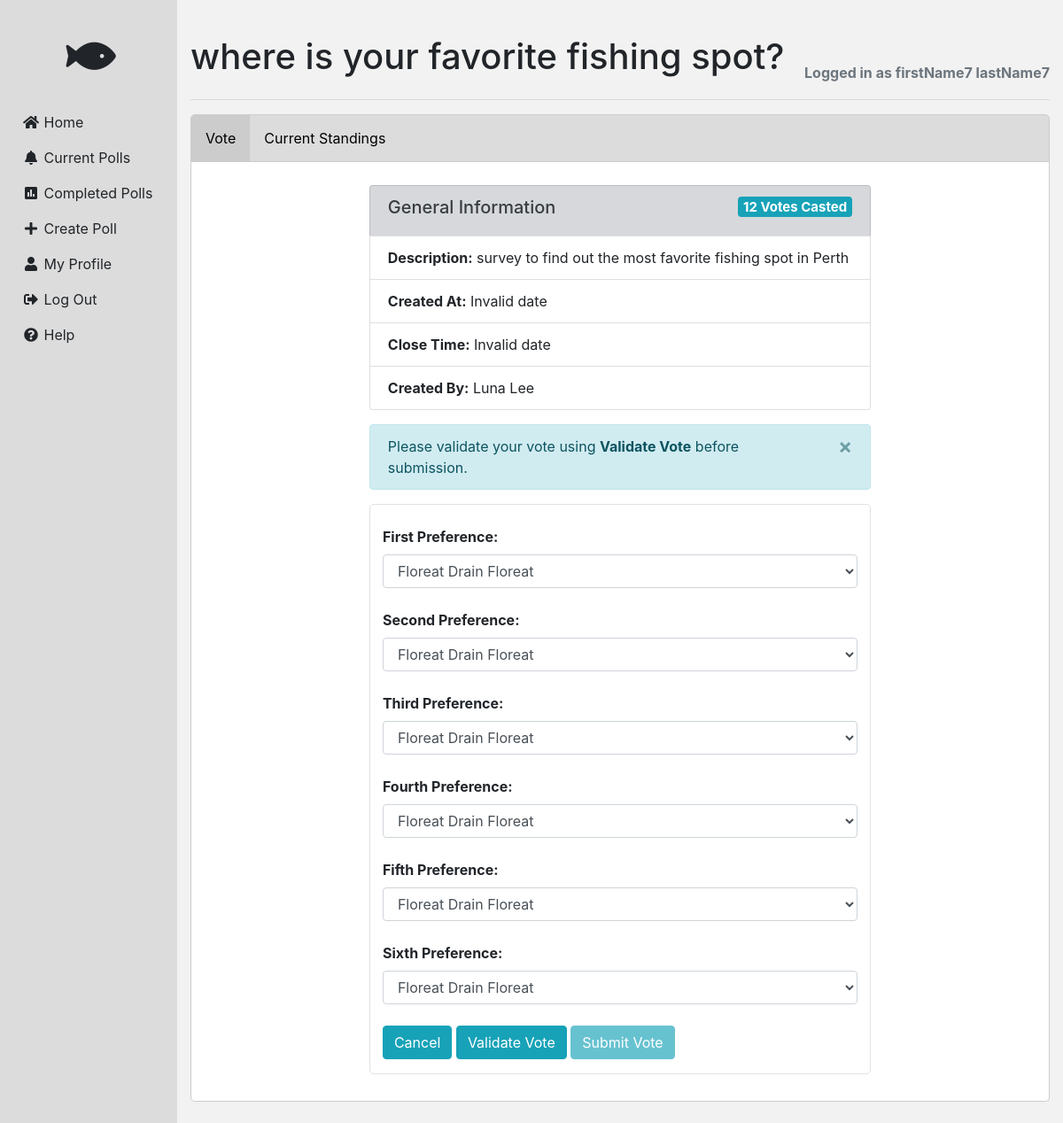
The page /current/1 (signed in) on the database its author committed.
### app/models.py (models this page shows, shortened)
class PaginatedAPIMixin(object):
    @staticmethod
    def to_collection_dict(query, page, per_page, endpoint, **kwargs):
        resources = query.paginate(page, per_page, False)
        data = {
            'items': [item.to_dict() for item in resources.items],
            '_meta': {
                'page': page,
                'per_page': per_page,
                'total_pages': resources.pages,
                'total_items': resources.total
            },
            '_links': {
                'self': url_for(endpoint, page=page, per_page=per_page,
                                **kwargs),
                'next': url_for(endpoint, page=page + 1, per_page=per_page,
                                **kwargs) if resources.has_next else None,
                'prev': url_for(endpoint, page=page - 1, per_page=per_page,
                                **kwargs) if resources.has_prev else None
            }
        }
        return data

class Poll(PaginatedAPIMixin, db.Model):
    __tablename__ = 'polls'
    __table_args__ = {'sqlite_autoincrement': True}
    pollId = db.Column(db.Integer, primary_key=True, autoincrement=True)
    title = db.Column(db.String(64), nullable=False, unique=True)
    description = db.Column(db.String(250))
    createdAt = db.Column(db.DateTime)
    lastModifiedAt = db.Column(db.DateTime)
    completedAt = db.Column(db.DateTime)
    orderCandidatesBy = db.Column(Enum('Desc', 'Acs', 'SpecialOrder'))
    minResponses = db.Column(db.Integer)
    openAt = db.Column(db.DateTime)
    closeAt = db.Column(db.DateTime)
    createdByUserId = db.Column(db.Integer, db.ForeignKey('users.userId'), nullable=False)
    isOpenPoll = db.Column(db.Boolean)
    isActive = db.Column(db.Boolean)
    class Candidate(db.Model):
        __tablename__ = 'candidates'
        __table_args__ = (
        db.UniqueConstraint('pollId', 'candidateDescription', name='unique_candidates'), {'sqlite_autoincrement': True})
        candidateId = db.Column(db.Integer, primary_key=True, autoincrement=True)
        candidateDescription = db.Column(db.String(128), nullable=False)
        displayOrder = db.Column(db.Integer)
        isActive = db.Column(db.Boolean)
        pollId = db.Column(db.Integer, db.ForeignKey('polls.pollId'), nullable=False)
    class Response(db.Model):
        __tablename__ = 'responses'
        __table_args__ = (db.UniqueConstraint('userId', 'pollId', 'candidateId', 'response', name='unique_resonses'),
                          {'sqlite_autoincrement': True})
        responseId = db.Column(db.Integer, primary_key=True, autoincrement=True)
        userId = db.Column(db.Integer, db.ForeignKey('users.userId'), nullable=False)
        pollId = db.Column(db.Integer, db.ForeignKey('polls.pollId'), nullable=False)
        candidateId = db.Column(db.Integer, db.ForeignKey('candidates.candidateId'), nullable=False)
        isActive = db.Column(db.Boolean)
        response = db.Column(db.Integer)
        createdAt = db.Column(db.DateTime)
    def howManyCandidates(self):
        if self.Candidate == None:
            return 0
        else:
            return len(self.Candidate)
    def howManyResponses(self):
        if self.Response == []:
            return 0
        elif self.Candidate == []:
            print('There is no candidate saved yet')
            return 0
        else:
            return int(len(self.Response) / self.howManyCandidates())
    def validate(self):
        if self.title and self.orderCandidatesBy and self.createdByUserId and self.howManyCandidates() > 0:
            return True
        else:
            return False
    def get_id(self):
        return (self.pollId)
    def get_rawResult(self, jsonPayload=False):
        rawResult = {}
        tempdic = {}
        for candidate in self.Candidate:
            for i in range(self.howManyCandidates()):
                tempdic[i + 1] = tempdic.get(i + 1, 0)
            rawResult[candidate.candidateId] = rawResult.get(candidate.candidateId, tempdic)
            tempdic = {}
        for response in self.Response:
            if response.isActive:
                rawResult[response.candidateId][response.response] += 1
        if jsonPayload:
            json.dumps(rawResult)
            return (rawResult)
        else:
            return rawResult
    def to_dict(self):
        noCandidates = self.howManyCandidates()
        noResponses = self.howManyResponses()
        canlist = self.Candidate
        data = {
            'pollId': self.pollId,
            'title': self.title,
            'description': self.description,
            'createdAt': self.createdAt,
            'lastModifiedAt': self.lastModifiedAt,
            'completedAt': self.completedAt,
            'orderCandidatesBy': self.orderCandidatesBy,
            'minResponses': self.minResponses,
            'openAt': self.openAt,
            'closeAt': self.closeAt,
            'createdByUserId': self.createdByUserId,
            'isOpenPoll': self.isOpenPoll,
            'isActive': self.isActive,
            'noCandidates': noCandidates,
            'noResponses': noResponses,
            'candidates': [item.to_dict() for item in self.Candidate],
            'responses': [item.to_dict() for item in self.Response],
            'rawResult': self.get_rawResult(),
            'prefResult': self.get_prefResult()
        }
        return data
    def from_dict(self, data):
        for field in ['pollId', 'title', 'discription', 'lastModifiedAt', 'completedAt', 'orderCandidatesBy',
                      'minResponses', 'openAt', 'closeAt', 'createdByUserId', 'isOpenPoll', 'isActive']:
            if field in data:
                setattr(self, field, data[field])  ###############################################
    def get_prefResult(self, details=True):
        def getCanIndex(canList, key):
            listLen = len(canList)
            for index in range(listLen):
                if canList[index][1] == key:
                    return canList[index][0]
        def getCanList(self):
            CList = []
            howManyCandidates = self.howManyCandidates()
            howManyResponses = self.howManyResponses()
            for candidate in self.Candidate:
                temp = []
                temp.append(0)
                temp.append(candidate.candidateId)
                temp.append(candidate.candidateDescription)
                CList.append(temp)
            CList.sort()
            for index in range(len(CList)):
                CList[index][0] = index
            return CList
        def getResList(self):
            Result = {}
            RList = []
            howManyCandidates = self.howManyCandidates()
            howManyResponses = self.howManyResponses()
            for response in self.Response:
                if response.isActive:
                    if Result.get(response.userId) == None:
                        Result[response.userId] = []
                        for index in range(howManyCandidates):
                            Result[response.userId].append(0)
                        Result[response.userId][getCanIndex(getCanList(self), response.candidateId)] = response.response
                    else:
                        Result[response.userId][getCanIndex(getCanList(self), response.candidateId)] = response.response
            for key, value in Result.items():
                RList.append(value)
            return RList
        def findSN(list):
            temp = []
            if sum(list) != 0:
                if 0 in list:
                    for i in list:
                        if i != 0:
                            temp.append(i)
                    return min(temp)
                else:
                    return min(list)
            else:
                return -1
        def decision(count, totalCount, CList):
            global msg
            global currentResult
            result = (sorted(count, key=o.itemgetter(1), reverse=True))
            for i in range(len(result)):
                msg += str(result[i][1]) + "\t" + str(result[i][0]) + "\n"
                currentResult.append([result[i][1], result[i][0][1], result[i][0][2]])
            if (len(result) <= 1):
                return list(result[0]), True
            elif (totalCount == 0):
                return [], False
            else:
                if (result[0][1] / totalCount) <= 0.5:
                    return list(result[len(result) - 1]), False
                else:
                    return list(result[len(result) - 1]), False
        def prefResult(RList, CList, voteCount):
            global msg
            global currentResult
            responseCount = len(RList)
            candidateCount = len(CList)
            count = []
            totalCount = 0
            voteCount += 1
            currentResult.append(voteCount)
            for item in CList:
                count.append([item, 0])
            for index in range(responseCount):
                tempindex = RList[index].index(findSN(RList[index]))
                count[tempindex][1] += 1
                totalCount += 1
            results, decisionFlag = decision(count, totalCount, CList)
            if decisionFlag is False:
                if (results != []):
                    msg += "\nCandidate " + str(CList[count.index(results)][
                                                    2]) + " has the smallest number of votes and is eliminated from the count\n\n"
                    del (CList[count.index(results)])
                    for index in range(responseCount):
                        del (RList[index][count.index(results)])
                    prefResult(RList, CList, voteCount)
            else :
                msg += "\n" + str(count[0][1]) + "\t" + str(count[0][0]) + "\n"
                currentResult.append(voteCount + 1)
                currentResult.append([count[0][1], count[0][0][1], count[0][0][2]])
                msg += "\nCandidate " + str(results[0][2]) + " is elected\n"
        global msg
        msg = ""
        global currentResult
        currentResult = []
        CList = getCanList(self)
        RList = getResList(self)
        voteCount = 0
        prefResult(RList, CList, voteCount)
        print("preferencial voting calculation process")
        for item in currentResult:
            print("====", item)
        if details:
            return currentResult
        else:
            return currentResult[len(currentResult) - 1]

class User(PaginatedAPIMixin, UserMixin, db.Model):
    __tablename__ = 'users'
    __table_args__ = {'sqlite_autoincrement': True}
    token = db.Column(db.String(32), index=True, unique=True)
    token_expiration = db.Column(db.DateTime)
    userId = db.Column(db.Integer, primary_key=True, autoincrement=True)
    firstName = db.Column(db.String(64), nullable=False)
    lastName = db.Column(db.String(64))
    username = db.Column(db.String(64), nullable=False, unique=True)
    pwdHash = db.Column(db.String(128))
    email = db.Column(db.String(128), nullable=False, unique=True)
    ad_street = db.Column(db.String(64))
    ad_suburb = db.Column(db.String(64))
    ad_state = db.Column(db.String(64))
    ad_country = db.Column(db.String(64), server_default="Australia")
    createdAt = db.Column(db.DateTime)
    lastModifiedAt = db.Column(db.DateTime)
    isActive = db.Column(db.Boolean)
    isAdmin = db.Column(db.Boolean)
    lastLogin = db.Column(db.DateTime)
    currentLogin = db.Column(db.DateTime)

### app/main/routes.py (the view, shortened to what this page needs)
@bp.route('/current/<int:pollId>', methods=['GET', 'POST'])
@login_required
def current_view(pollId):
    users = getAllUsers()
    poll=getPollById(pollId)
    if poll:
        responseParameter=[]
        for item in poll.Candidate:
            responseParameter.append((item.candidateId, item.candidateDescription))
        form=makeResponseForm(responseParameter)
        renderedtitle=poll.title
    else:
        flash(Markup('<script>Notify("Poll does not exist.", null, null, "danger")</script>'))
        return redirect(url_for('main.current'))
    return render_template("poll-views/currentPollView.html", title=renderedtitle, poll=poll, form=form, users=users)

### app/templates/poll-views/currentPollView.html (shortened to what this page needs)
{% extends "base.html" %}
{% block content %}
  {% if poll.isActive %}
    <div class="tab">
      <button class="tablinks" id="defaultOpen" onclick="openTab(event, 'Vote')">Vote</button>
      <button class="tablinks" onclick="openTab(event, 'Current')">Current Standings</button>
    </div>
    {% include "/current-components/vote.html" %}
    <br>
  {% else %}
    <div class="alert alert-danger"
         role="alert">
      This poll has been <strong>Archived</strong> by an Administrator.
    </div>
  {% endif %}
{% endblock %}

### app/templates/components/header.html
<div style="margin-top: 20px; display: flex; justify-content: space-between">
  <h1 class="header-title" style="display:inline">
    {{ title }}
  </h1>
  <span style="margin-top: 50px;font-weight: bold;color:#6c757d">
    {% if current_user.is_anonymous %}
      <a class="register-button" href="{{ url_for('main.register') }}">Register Account</a>
    {% else %}
      Logged in
      {% if current_user.firstName %}
        as {{ current_user.firstName }}
        {% if current_user.lastName %}
          {{ current_user.lastName }}
        {% endif %}
      {% endif %}
    {% endif %}
  </span>
</div>
<hr>

### app/templates/current-components/vote.html (shortened to what this page needs)
<div id="Vote" class="tabcontent" style="background-color: white">
  {% if not poll.completedAt %}
    <ul class="list-group" style="width: 60%; margin: 20px auto 0 auto">
      <li class="list-group-item list-group-item-secondary"><h5>General Information <span style="float: right"
                                                                                          class="badge badge-info">{{ poll.howManyResponses() }} Votes Casted</span>
      </h5></li>
      <li class="list-group-item"><strong>Description:</strong> {{ poll.description }} </li>
      <li class="list-group-item"><strong>Created At:</strong> <span class="modify-time">{{ poll.createdAt }}</span></li>
      <li class="list-group-item"><strong>Close Time:</strong> <span class="modify-time">{{ poll.closeAt }}</span></li>
      <li class="list-group-item"><strong>Created By:</strong>
        {% for user in users %}
          {% if user.userId == poll.createdByUserId %}
            {{ user.firstName }} {% if user.lastName %}{{ user.lastName }}{% endif %}
          {% endif %}
        {% endfor %}
      </li>
    </ul>
    <div class="alert alert-info alert-dismissible fade show" style="margin: 16px auto 16px auto; width: 60%"
         role="alert">
      Please validate your vote using <strong>Validate Vote</strong> before submission.
      <button type="button" class="close" data-dismiss="alert" aria-label="Close">
        <span aria-hidden="true">&times;</span>
      </button>
    </div>
    <div class="form-container">
      <form id="vote-form" action="" method="post" novalidate>
        <br>
        {% for field in form.preferences %}
          <div style="width: 95%; margin: 0 auto">
            <strong><span class="cardinal">{{ loop.index }}</span> {{ field.label }}:</strong>
            <div>{{ field(class="form-control") }}</div>
          </div>
          <br>
        {% endfor %}
        <div id="button-container" style="width: 95%; margin: 0 auto">
          <a class="btn btn-info" style="color: #fff">Cancel</a>
          <a id="validate-submission" style="color: #fff" class="btn btn-info">Validate Vote</a>
          {{ form.submit(class="btn btn-info", disabled='disabled') }}
        </div>
      </form>
    </div>
    <br>
  {% endif %}
</div>

### rows shown on the page
Poll: title "where is your favorite fishing spot?", description "survey to find out the most favorite fishing spot in Perth"
User: firstName "firstName7", lastName "lastName7"
User: firstName "Luna", lastName "Lee"

### other values the page prints
{{ poll.howManyResponses() }} "12"
{{ field.label }} "Preference" "Preference" "Preference" "Preference" "Preference" "Preference"
